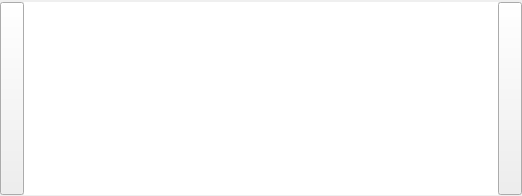
<?xml version="1.0" encoding="UTF-8"?>
<ui version="4.0">
 <class>MediaMode</class>
 <widget class="COsdMediaMode" name="MediaMode">
  <property name="geometry">
   <rect>
    <x>0</x>
    <y>0</y>
    <width>522</width>
    <height>196</height>
   </rect>
  </property>
  <property name="sizePolicy">
   <sizepolicy hsizetype="Preferred" vsizetype="Minimum">
    <horstretch>0</horstretch>
    <verstretch>0</verstretch>
   </sizepolicy>
  </property>
  <property name="palette">
   <palette>
    <active>
     <colorrole role="Text">
      <brush brushstyle="SolidPattern">
       <color alpha="255">
        <red>7</red>
        <green>7</green>
        <blue>7</blue>
       </color>
      </brush>
     </colorrole>
    </active>
    <inactive>
     <colorrole role="Text">
      <brush brushstyle="SolidPattern">
       <color alpha="255">
        <red>7</red>
        <green>7</green>
        <blue>7</blue>
       </color>
      </brush>
     </colorrole>
    </inactive>
    <disabled>
     <colorrole role="Text">
      <brush brushstyle="SolidPattern">
       <color alpha="255">
        <red>120</red>
        <green>120</green>
        <blue>120</blue>
       </color>
      </brush>
     </colorrole>
    </disabled>
   </palette>
  </property>
  <property name="autoFillBackground">
   <bool>false</bool>
  </property>
  <property name="skinBackground" stdset="0">
   <string notr="true">usetransparent=&quot;1&quot;  hideImageWhenTransparent=&quot;1&quot; can_glass=&quot;0&quot;  useSystemColorizationColor=&quot;0&quot;</string>
  </property>
  <property name="buttonsImage" stdset="0">
   <stringlist notr="true">
    <string>img\tree\network-icon.png</string>
    <string>img\tree\network-local-icon.png</string>
    <string>img\tree\records-icon.png</string>
    <string>img\tree\network-icon.png</string>
   </stringlist>
  </property>
  <layout class="QGridLayout" name="gridLayout">
   <property name="leftMargin">
    <number>0</number>
   </property>
   <property name="topMargin">
    <number>2</number>
   </property>
   <property name="rightMargin">
    <number>0</number>
   </property>
   <property name="bottomMargin">
    <number>1</number>
   </property>
   <property name="spacing">
    <number>0</number>
   </property>
   <item row="0" column="0">
    <widget class="CSkinButton" name="PANEL_UP_BUTTON_ID">
     <property name="sizePolicy">
      <sizepolicy hsizetype="Minimum" vsizetype="Minimum">
       <horstretch>0</horstretch>
       <verstretch>0</verstretch>
      </sizepolicy>
     </property>
     <property name="focusPolicy">
      <enum>Qt::NoFocus</enum>
     </property>
     <property name="text">
      <string notr="true"/>
     </property>
     <property name="autoRepeat">
      <bool>true</bool>
     </property>
     <property name="skinImage" stdset="0">
      <stringlist notr="true">
       <string>src=&quot;img\tree\panelleft.png&quot;</string>
      </stringlist>
     </property>
    </widget>
   </item>
   <item row="0" column="2">
    <widget class="CSkinButton" name="PANEL_DOWN_BUTTON_ID">
     <property name="sizePolicy">
      <sizepolicy hsizetype="Minimum" vsizetype="Minimum">
       <horstretch>0</horstretch>
       <verstretch>0</verstretch>
      </sizepolicy>
     </property>
     <property name="focusPolicy">
      <enum>Qt::NoFocus</enum>
     </property>
     <property name="text">
      <string notr="true"/>
     </property>
     <property name="autoRepeat">
      <bool>true</bool>
     </property>
     <property name="skinImage" stdset="0">
      <stringlist>
       <string>src=&quot;img\tree\panelright.png&quot;</string>
      </stringlist>
     </property>
    </widget>
   </item>
   <item row="0" column="1">
    <widget class="CSkinPanel" name="SkinPanel">
     <property name="sizePolicy">
      <sizepolicy hsizetype="Expanding" vsizetype="Expanding">
       <horstretch>0</horstretch>
       <verstretch>0</verstretch>
      </sizepolicy>
     </property>
     <property name="minimumSize">
      <size>
       <width>0</width>
       <height>0</height>
      </size>
     </property>
     <property name="maximumSize">
      <size>
       <width>16777215</width>
       <height>16777215</height>
      </size>
     </property>
     <property name="font">
      <font>
       <family>Arial</family>
       <pointsize>9</pointsize>
       <weight>50</weight>
       <bold>false</bold>
      </font>
     </property>
     <property name="cursor" stdset="0">
      <cursorShape>PointingHandCursor</cursorShape>
     </property>
     <property name="focusPolicy">
      <enum>Qt::NoFocus</enum>
     </property>
     <property name="frameShape">
      <enum>QFrame::NoFrame</enum>
     </property>
     <property name="frameShadow">
      <enum>QFrame::Plain</enum>
     </property>
     <property name="lineWidth">
      <number>0</number>
     </property>
     <property name="verticalScrollBarPolicy">
      <enum>Qt::ScrollBarAlwaysOff</enum>
     </property>
     <property name="horizontalScrollBarPolicy">
      <enum>Qt::ScrollBarAlwaysOff</enum>
     </property>
     <property name="editTriggers">
      <set>QAbstractItemView::NoEditTriggers</set>
     </property>
     <property name="showDropIndicator" stdset="0">
      <bool>false</bool>
     </property>
     <property name="dragEnabled">
      <bool>false</bool>
     </property>
     <property name="dragDropMode">
      <enum>QAbstractItemView::DropOnly</enum>
     </property>
     <property name="defaultDropAction">
      <enum>Qt::IgnoreAction</enum>
     </property>
     <property name="selectionMode">
      <enum>QAbstractItemView::NoSelection</enum>
     </property>
     <property name="verticalScrollMode">
      <enum>QAbstractItemView::ScrollPerPixel</enum>
     </property>
     <property name="horizontalScrollMode">
      <enum>QAbstractItemView::ScrollPerPixel</enum>
     </property>
     <property name="flow">
      <enum>QListView::LeftToRight</enum>
     </property>
     <property name="spacing">
      <number>1</number>
     </property>
     <property name="uniformItemSizes">
      <bool>true</bool>
     </property>
     <property name="skinItemSize" stdset="0">
      <size>
       <width>96</width>
       <height>25</height>
      </size>
     </property>
     <property name="skinBaseSize" stdset="0">
      <size>
       <width>0</width>
       <height>25</height>
      </size>
     </property>
     <property name="skinImage" stdset="0">
      <stringlist notr="true">
       <string>src=&quot;img\tree\downpanelbutton.png&quot;</string>
       <string>src=&quot;img\tree\downpanelbuttonpress.png&quot;</string>
      </stringlist>
     </property>
     <property name="textRect" stdset="0">
      <rect>
       <x>16</x>
       <y>0</y>
       <width>80</width>
       <height>22</height>
      </rect>
     </property>
     <property name="textAlignment" stdset="0">
      <number>132</number>
     </property>
     <property name="glow" stdset="0">
      <string>glow=&quot;4.5&quot; color=&quot;0x50F0F0F0&quot;</string>
     </property>
     <property name="imgRect" stdset="0">
      <rect>
       <x>3</x>
       <y>1</y>
       <width>20</width>
       <height>20</height>
      </rect>
     </property>
    </widget>
   </item>
  </layout>
 </widget>
 <customwidgets>
  <customwidget>
   <class>CSkinPanel</class>
   <extends>QListView</extends>
   <header>SkinPanel.h</header>
  </customwidget>
  <customwidget>
   <class>CSkinButton</class>
   <extends>QToolButton</extends>
   <header>skinbutton.h</header>
  </customwidget>
  <customwidget>
   <class>COsdMediaMode</class>
   <extends>QWidget</extends>
   <header>osdmediamode.h</header>
   <container>1</container>
  </customwidget>
 </customwidgets>
 <resources/>
 <connections/>
</ui>
